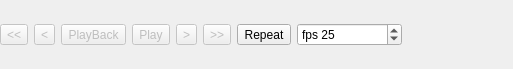
<?xml version="1.0" encoding="UTF-8"?>
<ui version="4.0">
 <class>QAlderFramePlayerWidget</class>
 <widget class="QWidget" name="QAlderFramePlayerWidget">
  <property name="geometry">
   <rect>
    <x>0</x>
    <y>0</y>
    <width>513</width>
    <height>69</height>
   </rect>
  </property>
  <property name="windowTitle">
   <string>Frame player</string>
  </property>
  <layout class="QHBoxLayout" name="horizontalLayout">
   <property name="margin">
    <number>0</number>
   </property>
   <item>
    <widget class="QToolButton" name="firstFrameButton">
     <property name="enabled">
      <bool>false</bool>
     </property>
     <property name="toolTip">
      <string>Go to start</string>
     </property>
     <property name="text">
      <string>&lt;&lt;</string>
     </property>
     <property name="icon">
      <iconset resource="resources/QAlderWidgets.qrc">
       <normaloff>:/icons/frameToFirst.png</normaloff>:/icons/frameToFirst.png</iconset>
     </property>
     <property name="iconSize">
      <size>
       <width>24</width>
       <height>24</height>
      </size>
     </property>
    </widget>
   </item>
   <item>
    <widget class="QToolButton" name="previousFrameButton">
     <property name="enabled">
      <bool>false</bool>
     </property>
     <property name="toolTip">
      <string>Step backward</string>
     </property>
     <property name="text">
      <string>&lt;</string>
     </property>
     <property name="icon">
      <iconset resource="resources/QAlderWidgets.qrc">
       <normaloff>:/icons/frameBack.png</normaloff>:/icons/frameBack.png</iconset>
     </property>
     <property name="iconSize">
      <size>
       <width>24</width>
       <height>24</height>
      </size>
     </property>
     <property name="autoRepeat">
      <bool>true</bool>
     </property>
    </widget>
   </item>
   <item>
    <widget class="QToolButton" name="playReverseButton">
     <property name="enabled">
      <bool>false</bool>
     </property>
     <property name="toolTip">
      <string>Play backward / Pause</string>
     </property>
     <property name="text">
      <string>PlayBack</string>
     </property>
     <property name="icon">
      <iconset resource="resources/QAlderWidgets.qrc">
       <normaloff>:/icons/framePlayReverse.png</normaloff>
       <normalon>:/icons/pause.png</normalon>:/icons/framePlayReverse.png</iconset>
     </property>
     <property name="iconSize">
      <size>
       <width>24</width>
       <height>24</height>
      </size>
     </property>
     <property name="checkable">
      <bool>true</bool>
     </property>
    </widget>
   </item>
   <item>
    <widget class="QToolButton" name="playButton">
     <property name="enabled">
      <bool>false</bool>
     </property>
     <property name="toolTip">
      <string>Play forward / Pause</string>
     </property>
     <property name="text">
      <string>Play</string>
     </property>
     <property name="icon">
      <iconset resource="resources/QAlderWidgets.qrc">
       <normaloff>:/icons/framePlay.png</normaloff>
       <normalon>:/icons/pause.png</normalon>:/icons/framePlay.png</iconset>
     </property>
     <property name="iconSize">
      <size>
       <width>24</width>
       <height>24</height>
      </size>
     </property>
     <property name="checkable">
      <bool>true</bool>
     </property>
    </widget>
   </item>
   <item>
    <widget class="QToolButton" name="nextFrameButton">
     <property name="enabled">
      <bool>false</bool>
     </property>
     <property name="toolTip">
      <string>Step forward</string>
     </property>
     <property name="text">
      <string>&gt;</string>
     </property>
     <property name="icon">
      <iconset resource="resources/QAlderWidgets.qrc">
       <normaloff>:/icons/frameForward.png</normaloff>:/icons/frameForward.png</iconset>
     </property>
     <property name="iconSize">
      <size>
       <width>24</width>
       <height>24</height>
      </size>
     </property>
     <property name="autoRepeat">
      <bool>true</bool>
     </property>
    </widget>
   </item>
   <item>
    <widget class="QToolButton" name="lastFrameButton">
     <property name="enabled">
      <bool>false</bool>
     </property>
     <property name="toolTip">
      <string>Go to end</string>
     </property>
     <property name="text">
      <string>&gt;&gt;</string>
     </property>
     <property name="icon">
      <iconset resource="resources/QAlderWidgets.qrc">
       <normaloff>:/icons/frameToLast.png</normaloff>:/icons/frameToLast.png</iconset>
     </property>
     <property name="iconSize">
      <size>
       <width>24</width>
       <height>24</height>
      </size>
     </property>
    </widget>
   </item>
   <item>
    <widget class="QToolButton" name="repeatButton">
     <property name="toolTip">
      <string>Repeat</string>
     </property>
     <property name="text">
      <string>Repeat</string>
     </property>
     <property name="icon">
      <iconset resource="resources/QAlderWidgets.qrc">
       <normaloff>:/icons/repeat.png</normaloff>:/icons/repeat.png</iconset>
     </property>
     <property name="iconSize">
      <size>
       <width>24</width>
       <height>24</height>
      </size>
     </property>
     <property name="checkable">
      <bool>true</bool>
     </property>
     <property name="checked">
      <bool>false</bool>
     </property>
    </widget>
   </item>
   <item>
    <widget class="QDoubleSpinBox" name="speedFactorSpinBox">
     <property name="toolTip">
      <string>Frame rate</string>
     </property>
     <property name="prefix">
      <string>fps </string>
     </property>
     <property name="decimals">
      <number>0</number>
     </property>
     <property name="minimum">
      <double>1.000000000000000</double>
     </property>
     <property name="maximum">
      <double>60.000000000000000</double>
     </property>
     <property name="singleStep">
      <double>1.000000000000000</double>
     </property>
     <property name="value">
      <double>25.000000000000000</double>
     </property>
    </widget>
   </item>
   <item>
    <widget class="QAlderSliderWidget" name="frameSlider" native="true">
     <property name="enabled">
      <bool>false</bool>
     </property>
     <property name="decimals" stdset="0">
      <number>2</number>
     </property>
     <property name="minimum" stdset="0">
      <double>-1.000000000000000</double>
     </property>
     <property name="maximum" stdset="0">
      <double>-1.000000000000000</double>
     </property>
     <property name="value" stdset="0">
      <double>-1.000000000000000</double>
     </property>
    </widget>
   </item>
  </layout>
 </widget>
 <customwidgets>
  <customwidget>
   <class>QAlderSliderWidget</class>
   <extends>QWidget</extends>
   <header>QAlderSliderWidget.h</header>
  </customwidget>
 </customwidgets>
 <resources>
  <include location="resources/QAlderWidgets.qrc"/>
 </resources>
 <connections/>
</ui>
